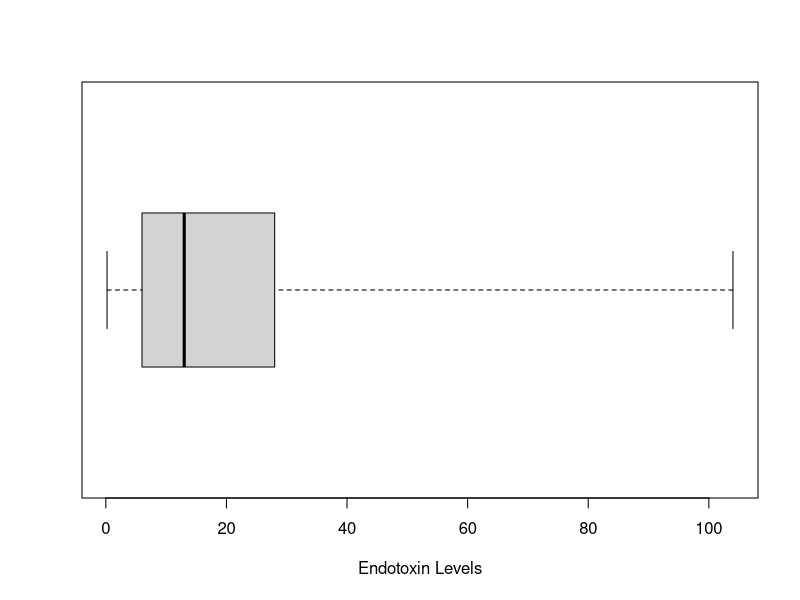
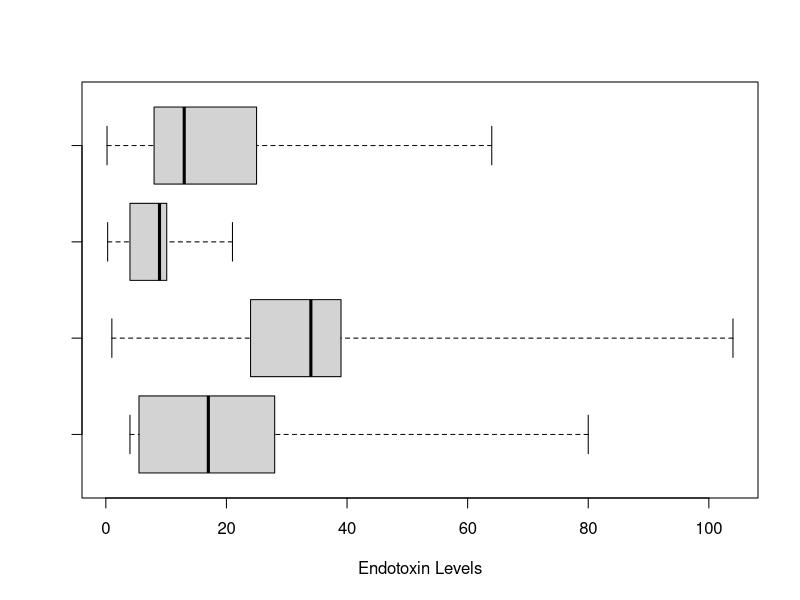

These charts were generated, in order, by the following R code:
##################
#	Problem 48   #
##################

#Read in data for problem #48
data = read.table("0148.txt", sep=",", header=TRUE)

#Set variables to make life easier...
endotoxin = data$endotoxin
u1 = data[ grep("U1", data$Urban.Farm), ]$endotoxin
u2 = data[ grep("U2", data$Urban.Farm), ]$endotoxin
f1 = data[ grep("F1", data$Urban.Farm), ]$endotoxin
f2 = data[ grep("F2", data$Urban.Farm), ]$endotoxin
u = data[ grep("U", data$Urban.Farm), ]$endotoxin
f = data[ grep("F", data$Urban.Farm), ]$endotoxin

#Generate box plot
boxplot(endotoxin, horizontal=TRUE, range=max(endotoxin), xlab="Endotoxin Levels")

#Calculate standard deviations
sds = c(sd(u1),sd(u2),sd(f1),sd(f2),sd(u),sd(f),sd(endotoxin))

#Calculate range
ranges = c(max(u1)-min(u1),max(u2)-min(u2),max(f1)-min(f1),max(f2)-min(f2),max(u)-min(u),max(f)-min(f),max(endotoxin)-min(endotoxin))

#Calculate IQR
IQRs = c(IQR(u1),IQR(u2),IQR(f1),IQR(f2),IQR(u),IQR(f),IQR(endotoxin))

#Calculate variance
vars = c(var(u1),var(u2),var(f1),var(f2),var(u),var(f),var(endotoxin))

#Generate box plots for u1, u2, f1, and f2
jpeg("plot.jpg")
boxplot(u1,u2,f1,f2, horizontal=TRUE, range=max(endotoxin), xlab="Endotoxin Levels")
dev.off()
